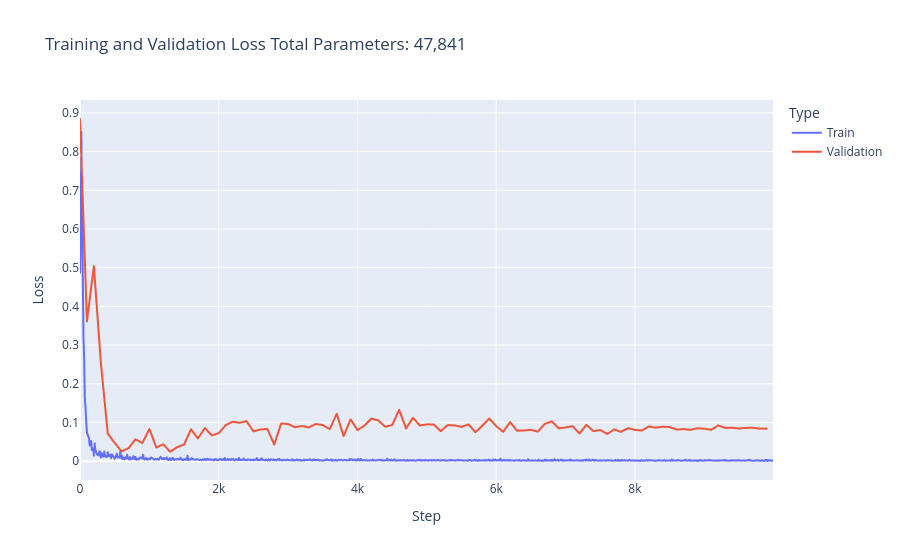

Here is the notebook cell this chart was saved with:
### Code cell
# Save experiment results and model
experiment_dir = save_experiment_results(
    config=config,
    train_hist=train_hist,
    val_hist=val_hist,
    steps_hist=steps_hist,
    model=model,
    val_loader_1=val_loader_1,
    asset_idx=asset_idx,
    scaler=scaler,
    num_batches=10
)

# Save model state dict
model_save_path = os.path.join(experiment_dir, 'model.pth')
torch.save({
    'model_state_dict': model.state_dict(),
    'config': config,
    'total_params': sum(p.numel() for p in model.parameters() if p.requires_grad)
}, model_save_path)
print(f"Model saved to: {model_save_path}")

# Plot and display training history
fig, _ = create_loss_plot(train_hist, val_hist, steps_hist, 
                         total_params=sum(p.numel() for p in model.parameters() if p.requires_grad))
fig.show()

# Print summary
print(f"\nExperiment results saved in: {experiment_dir}")
print(f"Total training steps: {len(train_hist)}")
if val_hist:
    print(f"Final validation loss: {val_hist[-1][1]:.6f}")
print(f"Final training loss: {train_hist[-1]:.6f}")

### Figure 1 — Plotly figure (JSON) as saved in the notebook; plotly's stock layout.template omitted (floating-point values rounded to 4 significant figures; data arrays with more than 128 entries replaced by an {"elided": "..."} marker saying what was removed)
{"data": [{"hovertemplate": "Type=Train<br>Step=%{x}<br>Loss=%{y}<extra></extra>", "legendgroup": "Train", "line": {"color": "#636efa", "dash": "solid"}, "marker": {"symbol": "circle"}, "mode": "lines", "name": "Train", "showlegend": true, "type": "scattergl", "x": {"elided": "1000 int values"}, "xaxis": "x", "y": {"elided": "1000 float values"}, "yaxis": "y"}, {"hovertemplate": "Type=Validation<br>Step=%{x}<br>Loss=%{y}<extra></extra>", "legendgroup": "Validation", "line": {"color": "#EF553B", "dash": "solid"}, "marker": {"symbol": "circle"}, "mode": "lines", "name": "Validation", "showlegend": true, "type": "scattergl", "x": [0, 100, 200, 300, 400, 500, 600, 700, 800, 900, 1000, 1100, 1200, 1300, 1400, 1500, 1600, 1700, 1800, 1900, 2000, 2100, 2200, 2300, 2400, 2500, 2600, 2700, 2800, 2900, 3000, 3100, 3200, 3300, 3400, 3500, 3600, 3700, 3800, 3900, 4000, 4100, 4200, 4300, 4400, 4500, 4600, 4700, 4800, 4900, 5000, 5100, 5200, 5300, 5400, 5500, 5600, 5700, 5800, 5900, 6000, 6100, 6200, 6300, 6400, 6500, 6600, 6700, 6800, 6900, 7000, 7100, 7200, 7300, 7400, 7500, 7600, 7700, 7800, 7900, 8000, 8100, 8200, 8300, 8400, 8500, 8600, 8700, 8800, 8900, 9000, 9100, 9200, 9300, 9400, 9500, 9600, 9700, 9800, 9900], "xaxis": "x", "y": [0.8842, 0.3615, 0.5042, 0.2553, 0.07174, 0.04735, 0.02548, 0.0339, 0.05682, 0.04694, 0.08342, 0.03568, 0.04383, 0.02445, 0.03642, 0.04326, 0.08261, 0.05878, 0.08583, 0.0668, 0.0726, 0.09315, 0.102, 0.09935, 0.1036, 0.07736, 0.08194, 0.08387, 0.04312, 0.09754, 0.09621, 0.08789, 0.09104, 0.08752, 0.09631, 0.09336, 0.083, 0.1226, 0.06488, 0.1082, 0.08055, 0.09197, 0.1103, 0.1054, 0.08925, 0.09346, 0.133, 0.08486, 0.1123, 0.09227, 0.09531, 0.09489, 0.07781, 0.09338, 0.09254, 0.08886, 0.09533, 0.07486, 0.09182, 0.1104, 0.09078, 0.07593, 0.1012, 0.07896, 0.07945, 0.08122, 0.07645, 0.09639, 0.1031, 0.08516, 0.08726, 0.0906, 0.07188, 0.09397, 0.07784, 0.08076, 0.07059, 0.08213, 0.07606, 0.08551, 0.08099, 0.07955, 0.08971, 0.08684, 0.08911, 0.08852, 0.08199, 0.08297, 0.08117, 0.0852, 0.0841, 0.08129, 0.09245, 0.08613, 0.08661, 0.0846, 0.0862, 0.08657, 0.08419, 0.08422], "yaxis": "y"}], "layout": {"legend": {"title": {"text": "Type"}, "tracegroupgap": 0}, "title": {"text": "Training and Validation Loss\nTotal Parameters: 47,841"}, "xaxis": {"anchor": "y", "domain": [0, 1], "title": {"text": "Step"}}, "yaxis": {"anchor": "x", "domain": [0, 1], "title": {"text": "Loss"}}}}
